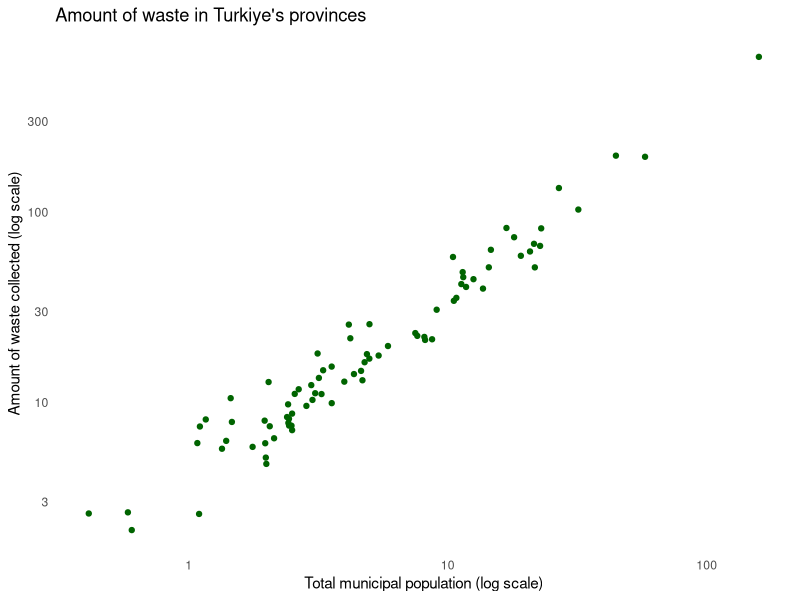
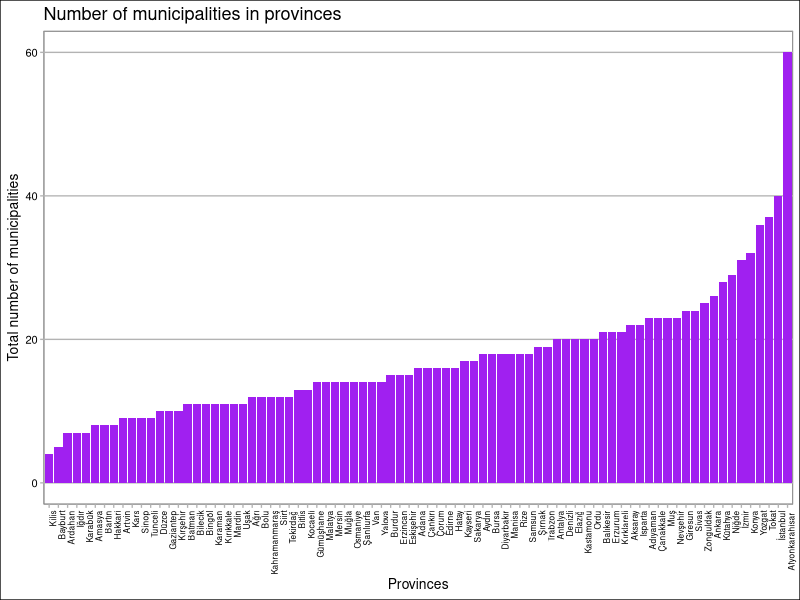
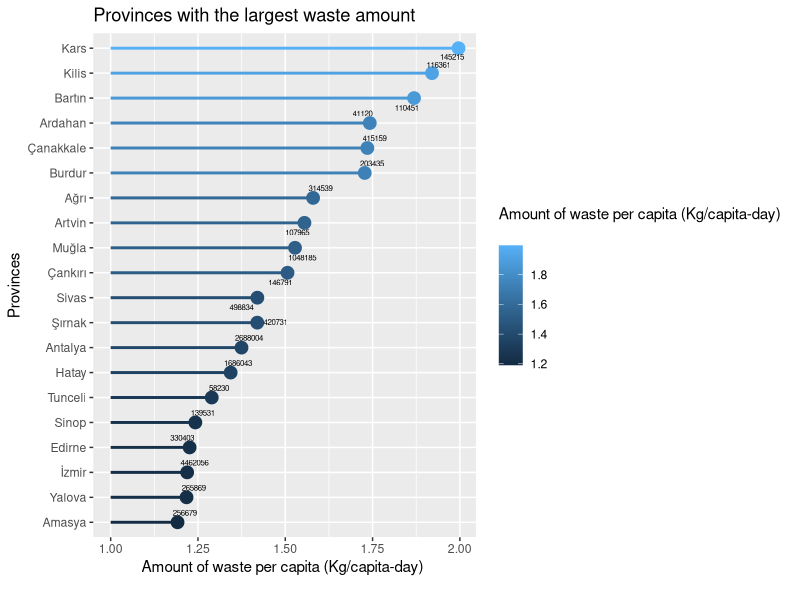

Generate these figures, in order, with R:
## ---- chunk 1
library(openxlsx)
municipal_waste <- read.xlsx("project/data/municipal_waste.xlsx")
str(municipal_waste)
## ---- chunk 2
where_to_municipal_waste <- read.xlsx("project/data/where_to_municipal_waste.xlsx")
str(where_to_municipal_waste)
## ---- chunk 3
time_series_municipal_waste <- read.xlsx("project/data/time_series_municipal_waste.xlsx", colNames = TRUE)
str(time_series_municipal_waste)
## ---- chunk 4
Ankara_waste_type_year <- read.xlsx("project/data/Ankara_waste_type_year.xlsx")
str(Ankara_waste_type_year)
## ---- chunk 5
library(tidyverse)
# remove unnecessary columns
municipal_waste <- select(municipal_waste, -X5)    
municipal_waste <- select(municipal_waste, -X6)
# rename columns
municipal_waste <- rename(municipal_waste, "Provinces" ="Belediye.atık.hizmeti.istatistikleri,.2022.Municipal.waste.services.statistics,.2022")
municipal_waste <- rename(municipal_waste, "Total municipal population" = "X2")
municipal_waste <- rename(municipal_waste, "Total number of municipalities" ="X3")
municipal_waste <- rename(municipal_waste, "Number of municipalities providing waste services" ="X4")
municipal_waste <- rename(municipal_waste, "Amount of waste collected (Tonnes) 
" ="X7")
municipal_waste <- rename(municipal_waste, "Amount of waste per capita (Kg/capita-day) 
" ="X8")
# remove unnecessary rows
municipal_waste <- municipal_waste[-c(1, 2, 85, 86, 87, 88), ]
# reorder row names that is disordered
row.names(municipal_waste) <- NULL
municipal_waste <- municipal_waste %>%
  mutate(row_id = row_number())  
municipal_waste <- municipal_waste %>%
  select(row_id, everything()) 
municipal_waste <- municipal_waste[,-c(1)]
# adjust necessary columns as numbers
municipal_waste <- municipal_waste %>%
  mutate(across(-Provinces, ~as.numeric(as.character(.))))
sapply(municipal_waste,class)
head(municipal_waste)
summary(municipal_waste)
## ---- chunk 6
library(tidyverse)
# remove unnecessary columns
where_to_municipal_waste <- select(where_to_municipal_waste, -X2)    
where_to_municipal_waste <- select(where_to_municipal_waste, -X4)
where_to_municipal_waste <- select(where_to_municipal_waste, -X6)
where_to_municipal_waste <- select(where_to_municipal_waste, -X8)
where_to_municipal_waste <- select(where_to_municipal_waste, -X9)
# rename columns
where_to_municipal_waste <- rename(where_to_municipal_waste, "Provinces" = `Belediye.atık.yönetimi.istatistikleri,.2022.Municipal.waste.management.statistics,.2022`)
where_to_municipal_waste <- rename(where_to_municipal_waste, "Total amount of waste collected  (Tonnes)" = "X3")
where_to_municipal_waste <- rename(where_to_municipal_waste, "Municipality's dumping sites" ="X5")
where_to_municipal_waste <- rename(where_to_municipal_waste, "Waste treatment facilities"= "X7")
where_to_municipal_waste <- rename(where_to_municipal_waste, "Other disposal methods"= "X10")
# remove unnecessary rows
where_to_municipal_waste <- where_to_municipal_waste[-c(1, 2, 85:94), ]
# reorder row names that is disordered
row.names(where_to_municipal_waste) <- NULL
where_to_municipal_waste <- where_to_municipal_waste %>%
  mutate(row_id = row_number())  
where_to_municipal_waste <- where_to_municipal_waste %>%
  select(row_id, everything()) 
where_to_municipal_waste <- where_to_municipal_waste[,-c(1)]
# adjust necessary columns as numbers
where_to_municipal_waste <- where_to_municipal_waste %>%
  mutate(across(-Provinces, ~as.numeric(as.character(.))))
sapply(where_to_municipal_waste,class)
head(where_to_municipal_waste)
summary(where_to_municipal_waste)
## ---- chunk 7
library(tidyverse)
# remove unnecessary rows
time_series_municipal_waste <- time_series_municipal_waste[-c(2:6,10,14:43), ]
time_series_municipal_waste <- rename(time_series_municipal_waste, "Waste/Year" = "X1")
# rename rows
time_series_municipal_waste[1,1] <- "Turkey population"
time_series_municipal_waste[2,1] <- "Amount of municipal waste generated (Thousand tonnes/year)"
time_series_municipal_waste[3,1] <- "Amount of municipal waste collected (Thousand tonnes/year)"
time_series_municipal_waste[4,1] <- "Average amount of municipal waste per capita (Kg/capita-day)"
time_series_municipal_waste[5,1] <- "Waste treatment facilities"
time_series_municipal_waste[6,1] <- "Municipality's dumping sites"
time_series_municipal_waste[7,1] <- "Other disposal methods"
# reorder row names that is disordered
row.names(time_series_municipal_waste) <- NULL
# adjust necessary columns as numbers
time_series_municipal_waste <- time_series_municipal_waste %>%
  mutate(across(-`Waste/Year`, ~as.numeric(as.character(.))))
sapply(time_series_municipal_waste,class)
head(time_series_municipal_waste)
## ---- chunk 8
library(tidyverse)
library(ggthemes)
library(ggrepel)
municipal_waste <- municipal_waste[-c(1), ]

p <- municipal_waste |> ggplot(aes(`Total municipal population`/10^5, 
`Amount of waste collected (Tonnes) 
`/10^4)) 
p + geom_point(color = "darkgreen") + 
scale_x_continuous(trans = "log10") +
scale_y_continuous(trans = "log10") +
xlab("Total municipal population (log scale)") +
ylab("Amount of waste collected (log scale)") +
ggtitle("Amount of waste in Turkiye's provinces")+ 
 theme(line = element_blank(), rect = element_blank())

p <- ggplot(municipal_waste, aes(x = reorder(Provinces, `Total number of municipalities`, FUN = sum), y = `Total number of municipalities`)) 
p + geom_bar(stat = "identity", fill= "purple") + 
  xlab("Provinces") +
  theme_calc() +
  ggtitle("Number of municipalities in provinces") +
  theme(axis.text.x = element_text(angle = 90, hjust = 1, size = 6)) 

# The provinces that produce largest amount of waste
The_largest <- municipal_waste |> arrange(desc(`Amount of waste per capita (Kg/capita-day) 
`)) |> head(n = 20)
p <- ggplot(The_largest, aes(x = reorder(Provinces, `Amount of waste per capita (Kg/capita-day) 
`, FUN = sum),
                             y = `Amount of waste per capita (Kg/capita-day) 
`))
ggplot(The_largest, aes(x =`Amount of waste per capita (Kg/capita-day) 
`, y = reorder(Provinces, `Amount of waste per capita (Kg/capita-day) 
`, FUN = sum), color = `Amount of waste per capita (Kg/capita-day) 
`)) +
  geom_point(size = 4) +
  geom_segment(aes(xend = 1, yend = Provinces), linewidth = 1) +
  ylab("Provinces") +
  ggtitle("Provinces with the largest waste amount")+
  geom_text_repel(aes(label =`Total municipal population`), color = "black", size = 2)
